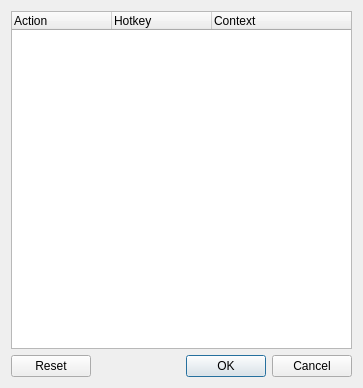
<?xml version="1.0" encoding="UTF-8"?>
<ui version="4.0">
 <class>hotkeys</class>
 <widget class="QDialog" name="hotkeys">
  <property name="geometry">
   <rect>
    <x>0</x>
    <y>0</y>
    <width>363</width>
    <height>388</height>
   </rect>
  </property>
  <property name="windowTitle">
   <string>Hotkey Settings</string>
  </property>
  <layout class="QVBoxLayout" name="verticalLayout">
   <item>
    <widget class="QTreeWidget" name="treeWidget">
     <property name="selectionBehavior">
      <enum>QAbstractItemView::SelectItems</enum>
     </property>
     <property name="headerHidden">
      <bool>false</bool>
     </property>
     <column>
      <property name="text">
       <string>Action</string>
      </property>
     </column>
     <column>
      <property name="text">
       <string>Hotkey</string>
      </property>
     </column>
     <column>
      <property name="text">
       <string>Context</string>
      </property>
     </column>
    </widget>
   </item>
   <item>
    <widget class="QDialogButtonBox" name="buttonBox">
     <property name="orientation">
      <enum>Qt::Horizontal</enum>
     </property>
     <property name="standardButtons">
      <set>QDialogButtonBox::Cancel|QDialogButtonBox::Ok|QDialogButtonBox::Reset</set>
     </property>
    </widget>
   </item>
  </layout>
 </widget>
 <resources/>
 <connections>
  <connection>
   <sender>buttonBox</sender>
   <signal>accepted()</signal>
   <receiver>hotkeys</receiver>
   <slot>accept()</slot>
   <hints>
    <hint type="sourcelabel">
     <x>248</x>
     <y>254</y>
    </hint>
    <hint type="destinationlabel">
     <x>157</x>
     <y>274</y>
    </hint>
   </hints>
  </connection>
  <connection>
   <sender>buttonBox</sender>
   <signal>rejected()</signal>
   <receiver>hotkeys</receiver>
   <slot>reject()</slot>
   <hints>
    <hint type="sourcelabel">
     <x>316</x>
     <y>260</y>
    </hint>
    <hint type="destinationlabel">
     <x>286</x>
     <y>274</y>
    </hint>
   </hints>
  </connection>
 </connections>
</ui>
